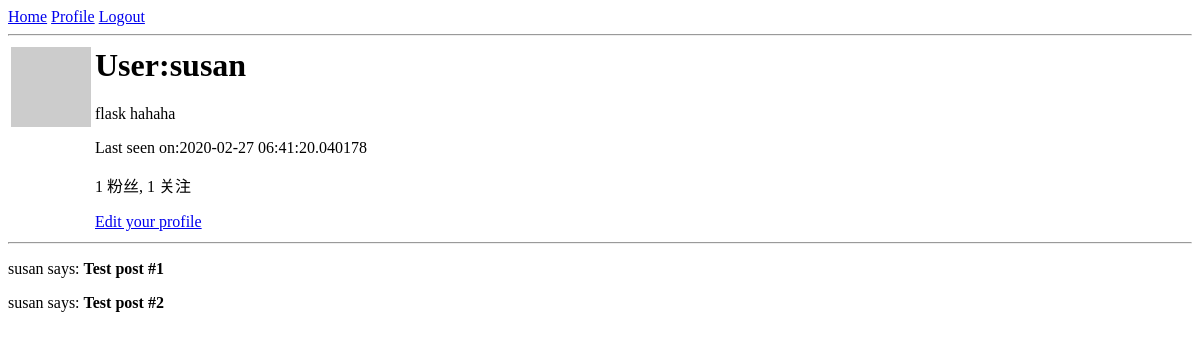
The page /user/susan (signed in) on the database as committed earlier.
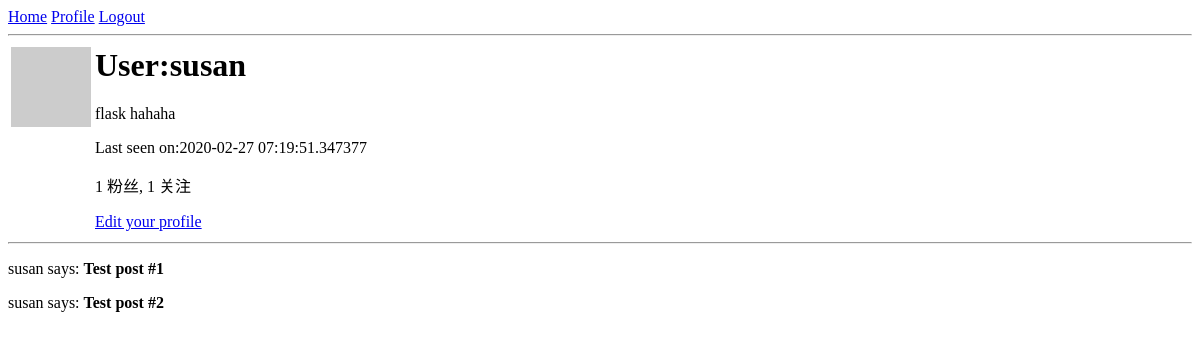
The same page on the database as committed later.
### app/models.py (models this page shows, shortened)
class User(UserMixin,db.Model):
    id = db.Column(db.Integer, primary_key=True)
    username = db.Column(db.String(64), index=True, unique=True)
    email = db.Column(db.String(120), index=True, unique=True)
    password_hash = db.Column(db.String(128))
    posts = db.relationship('Post', backref='author', lazy='dynamic')
    about_me = db.Column(db.String(140))
    last_seen = db.Column(db.DateTime, default=datetime.utcnow)
    followed = db.relationship(
        'User',
        secondary=followers,
        primaryjoin=(followers.c.follower_id==id),
        secondaryjoin=(followers.c.followed_id==id),
        backref=db.backref('followers', lazy='dynamic'),
        lazy='dynamic'
        )
    def avatar(self,size):
        hashvalue = md5(self.email.lower().encode('utf-8')).hexdigest()
        return f'https://www.gravatar.com/avatar/{hashvalue}?d=identicon&s={size}'

### app/routes.py (the view)
@app.route('/user/<username>')
@login_required
def user(username):
    user = User.query.filter_by(username=username).first_or_404()
    posts = [
        {'author':user, 'body':'Test post #1'},
        {'author':user, 'body':'Test post #2'}
    ]
    return render_template('user.html',user=user,posts=posts)

### app/models.py (called while the page is built)
@login.user_loader
def load_user(id):
    return User.query.get(int(id))

### app/routes.py (called while the page is built)
@app.before_request
def before_request():
    if current_user.is_authenticated:
        current_user.last_seen = datetime.utcnow()
        db.session.commit()

### app/templates/user.html
{% extends "base.html" %}
{% block content %}
    <table>
        <tr valign="top">
            <td><img src="{{ user.avatar(128) }}"></td>
            <td>
                <h1>User:{{ user.username }}</h1>
                {% if user.about_me %}
                    <p>{{ user.about_me }}</p>
                {% endif %}
                {% if user.last_seen %}
                    <p>Last seen on:{{user.last_seen}}</p>
                {% endif %}
                <p>{{user.followers.count()}} 粉丝, {{user.followed.count()}} 关注</p>
                {% if user == current_user %}
                    <p>
                        <a href="{{ url_for('edit_profile') }}">Edit your profile</a>
                    </p>
                {% elif not current_user.is_following(user) %}
                <p><a href="{{ url_for('follow',username=user.username)}}">Follow</a></p>
                {% else %}
                <p><a href="{{ url_for('unfollow',username=user.username)}}">UnFollow</a></p>
                {% endif %}
            </td>
        </tr>
    </table>
    <hr>
    {% for post in posts %}
        {% include '_post.html' %}
    {% endfor %}
{% endblock%}

### app/templates/base.html (shortened to what this page needs)
<html>
    <head>
    </head>
    <body>
        <div>
            <a href="{{url_for('index')}}">Home</a>
            {% if current_user.is_anonymous %}
            <a href="{{url_for('login')}}">Login</a>
            {% else %}
            <a href="{{url_for('user',username=current_user.username)}}">Profile</a>
            <a href="{{url_for('logout')}}">Logout</a>
            {% endif %}
        </div>
        <hr>
        {% block content %}
        {% endblock %}
    </body>
</html>

### app/templates/_post.html
        <div>
            <p>
                {{ post.author.username }} says: <b>{{ post.body }}</b>
            </p>
        </div>

Rows that differ between the two databases and show on the page:
changed User "susan": last_seen "2020-02-27 06:41:20.040178" → "2020-02-27 07:19:51.347377"
